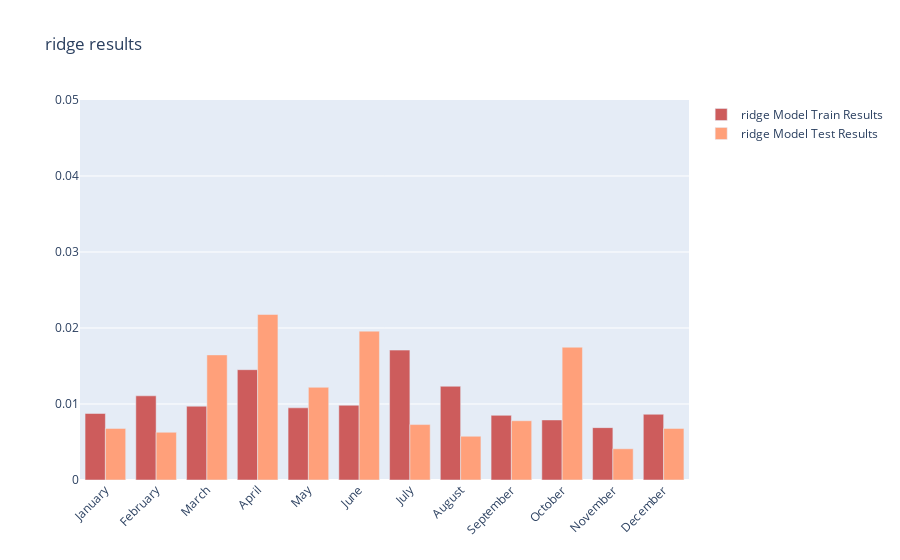

Notebook source saved alongside this figure:
### Code cell
plot_resulst(train_errors,test_errors,"ridge")

### Figure 1 — Plotly figure (JSON) as saved in the notebook; plotly's stock layout.template omitted (floating-point values rounded to 4 significant figures)
{"data": [{"marker": {"color": "indianred"}, "name": "ridge Model Train Results", "type": "bar", "x": ["January", "February", "March", "April", "May", "June", "July", "August", "September", "October", "November", "December"], "y": [0.008753, 0.01108, 0.009709, 0.01451, 0.009498, 0.009837, 0.01709, 0.01234, 0.008508, 0.007902, 0.006891, 0.008649]}, {"marker": {"color": "lightsalmon"}, "name": "ridge Model Test Results", "type": "bar", "x": ["January", "February", "March", "April", "May", "June", "July", "August", "September", "October", "November", "December"], "y": [0.006789, 0.006281, 0.01646, 0.02178, 0.0122, 0.01959, 0.007293, 0.005755, 0.007799, 0.01747, 0.004107, 0.006789]}], "layout": {"barmode": "group", "title": {"text": "ridge results"}, "xaxis": {"tickangle": -45}, "yaxis": {"range": [0, 0.05]}}}
